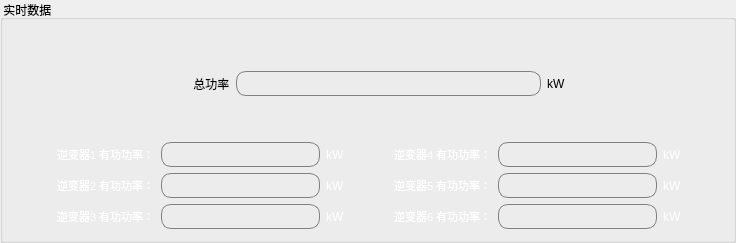
                   <widget class="QGroupBox" name="groupBox_2">
                    <property name="title">
                     <string> 实时数据</string>
                    </property>
                    <layout class="QGridLayout" name="gridLayout_5">
                     <item row="0" column="0">
                      <layout class="QVBoxLayout" name="verticalLayout_5" stretch="0,0,0,1">
                       <item>
                        <spacer name="verticalSpacer_4">
                         <property name="orientation">
                          <enum>Qt::Vertical</enum>
                         </property>
                         <property name="sizeHint" stdset="0">
                          <size>
                           <width>20</width>
                           <height>40</height>
                          </size>
                         </property>
                        </spacer>
                       </item>
                       <item>
                        <layout class="QHBoxLayout" name="horizontalLayout_21" stretch="2,4,1,1">
                         <item>
                          <spacer name="horizontalSpacer_2">
                           <property name="orientation">
                            <enum>Qt::Horizontal</enum>
                           </property>
                           <property name="sizeHint" stdset="0">
                            <size>
                             <width>40</width>
                             <height>20</height>
                            </size>
                           </property>
                          </spacer>
                         </item>
                         <item>
                          <layout class="QHBoxLayout" name="horizontalLayout_15">
                           <item>
                            <widget class="QLabel" name="label_17">
                             <property name="text">
                              <string> 总功率</string>
                             </property>
                            </widget>
                           </item>
                           <item>
                            <widget class="QLineEdit" name="lineEdit_p">
                             <property name="styleSheet">
                              <string notr="true">background-color: rgba(255, 255, 255, 0);
color: rgb(255, 255, 255);
border-radius:10px;border: 1px solid gray;font-size:18px;</string>
                             </property>
                             <property name="readOnly">
                              <bool>true</bool>
                             </property>
                            </widget>
                           </item>
                          </layout>
                         </item>
                         <item>
                          <widget class="QLabel" name="label_36">
                           <property name="text">
                            <string>kW</string>
                           </property>
                          </widget>
                         </item>
                         <item>
                          <spacer name="horizontalSpacer">
                           <property name="orientation">
                            <enum>Qt::Horizontal</enum>
                           </property>
                           <property name="sizeHint" stdset="0">
                            <size>
                             <width>40</width>
                             <height>20</height>
                            </size>
                           </property>
                          </spacer>
                         </item>
                        </layout>
                       </item>
                       <item>
                        <spacer name="verticalSpacer_5">
                         <property name="orientation">
                          <enum>Qt::Vertical</enum>
                         </property>
                         <property name="sizeHint" stdset="0">
                          <size>
                           <width>20</width>
                           <height>40</height>
                          </size>
                         </property>
                        </spacer>
                       </item>
                       <item>
                        <layout class="QHBoxLayout" name="horizontalLayout_2" stretch="0,0,0,0,0">
                         <item>
                          <spacer name="horizontalSpacer_32">
                           <property name="orientation">
                            <enum>Qt::Horizontal</enum>
                           </property>
                           <property name="sizeHint" stdset="0">
                            <size>
                             <width>40</width>
                             <height>20</height>
                            </size>
                           </property>
                          </spacer>
                         </item>
                         <item>
                          <layout class="QVBoxLayout" name="verticalLayout_9">
                           <item>
                            <layout class="QHBoxLayout" name="horizontalLayout_31">
                             <item>
                              <widget class="QLabel" name="label_78">
                               <property name="styleSheet">
                                <string notr="true">font-size: 11px;color: rgb(255, 255, 255);</string>
                               </property>
                               <property name="text">
                                <string> 逆变器1 有功功率：</string>
                               </property>
                              </widget>
                             </item>
                             <item>
                              <widget class="QLineEdit" name="lineEdit_1">
                               <property name="styleSheet">
                                <string notr="true">background-color: rgba(255, 255, 255, 0);
color: rgb(255, 255, 255);
border-radius:10px;border: 1px solid gray;font-size:18px;</string>
                               </property>
                               <property name="text">
                                <string/>
                               </property>
                               <property name="readOnly">
                                <bool>true</bool>
                               </property>
                              </widget>
                             </item>
                             <item>
                              <widget class="QLabel" name="label_79">
                               <property name="styleSheet">
                                <string notr="true">color: rgb(255, 255, 255);</string>
                               </property>
                               <property name="text">
                                <string>kW</string>
                               </property>
                              </widget>
                             </item>
                            </layout>
                           </item>
                           <item>
                            <layout class="QHBoxLayout" name="horizontalLayout_32">
                             <item>
                              <widget class="QLabel" name="label_80">
                               <property name="styleSheet">
                                <string notr="true">color: rgb(255, 255, 255);font-size: 11px;</string>
                               </property>
                               <property name="text">
                                <string> 逆变器2 有功功率：</string>
                               </property>
                              </widget>
                             </item>
                             <item>
                              <widget class="QLineEdit" name="lineEdit_2">
                               <property name="styleSheet">
                                <string notr="true">background-color: rgba(255, 255, 255, 0);
color: rgb(255, 255, 255);
border-radius:10px;border: 1px solid gray;font-size:18px;</string>
                               </property>
                               <property name="text">
                                <string/>
                               </property>
                               <property name="readOnly">
                                <bool>true</bool>
                               </property>
                              </widget>
                             </item>
                             <item>
                              <widget class="QLabel" name="label_81">
                               <property name="styleSheet">
                                <string notr="true">color: rgb(255, 255, 255);</string>
                               </property>
                               <property name="text">
                                <string>kW</string>
                               </property>
                              </widget>
                             </item>
                            </layout>
                           </item>
                           <item>
                            <layout class="QHBoxLayout" name="horizontalLayout_44">
                             <item>
                              <widget class="QLabel" name="label_82">
                               <property name="styleSheet">
                                <string notr="true">color: rgb(255, 255, 255);font-size: 11px;</string>
                               </property>
                               <property name="text">
                                <string> 逆变器3 有功功率：</string>
                               </property>
                              </widget>
                             </item>
                             <item>
                              <widget class="QLineEdit" name="lineEdit_3">
                               <property name="styleSheet">
                                <string notr="true">background-color: rgba(255, 255, 255, 0);
color: rgb(255, 255, 255);
border-radius:10px;border: 1px solid gray;font-size:18px;</string>
                               </property>
                               <property name="readOnly">
                                <bool>true</bool>
                               </property>
                              </widget>
                             </item>
                             <item>
                              <widget class="QLabel" name="label_83">
                               <property name="styleSheet">
                                <string notr="true">color: rgb(255, 255, 255);</string>
                               </property>
                               <property name="text">
                                <string>kW</string>
                               </property>
                              </widget>
                             </item>
                            </layout>
                           </item>
                          </layout>
                         </item>
                         <item>
                          <spacer name="horizontalSpacer_31">
                           <property name="orientation">
                            <enum>Qt::Horizontal</enum>
                           </property>
                           <property name="sizeHint" stdset="0">
                            <size>
                             <width>40</width>
                             <height>20</height>
                            </size>
                           </property>
                          </spacer>
                         </item>
                         <item>
                          <layout class="QVBoxLayout" name="verticalLayout_10">
                           <item>
                            <layout class="QHBoxLayout" name="horizontalLayout_45">
                             <item>
                              <widget class="QLabel" name="label_84">
                               <property name="styleSheet">
                                <string notr="true">color: rgb(255, 255, 255);font-size: 11px;</string>
                               </property>
                               <property name="text">
                                <string> 逆变器4 有功功率：</string>
                               </property>
                              </widget>
                             </item>
                             <item>
                              <widget class="QLineEdit" name="lineEdit_4">
                               <property name="styleSheet">
                                <string notr="true">background-color: rgba(255, 255, 255, 0);
color: rgb(255, 255, 255);
border-radius:10px;border: 1px solid gray;font-size:18px;</string>
                               </property>
                               <property name="readOnly">
                                <bool>true</bool>
                               </property>
                              </widget>
                             </item>
                             <item>
                              <widget class="QLabel" name="label_85">
                               <property name="styleSheet">
                                <string notr="true">color: rgb(255, 255, 255);</string>
                               </property>
                               <property name="text">
                                <string>kW</string>
                               </property>
                              </widget>
                             </item>
                            </layout>
                           </item>
                           <item>
                            <layout class="QHBoxLayout" name="horizontalLayout_46">
                             <item>
                              <widget class="QLabel" name="label_86">
                               <property name="styleSheet">
                                <string notr="true">color: rgb(255, 255, 255);font-size: 11px;</string>
                               </property>
                               <property name="text">
                                <string> 逆变器5 有功功率：</string>
                               </property>
                              </widget>
                             </item>
                             <item>
                              <widget class="QLineEdit" name="lineEdit_5">
                               <property name="styleSheet">
                                <string notr="true">background-color: rgba(255, 255, 255, 0);
color: rgb(255, 255, 255);
border-radius:10px;border: 1px solid gray;font-size:18px;</string>
                               </property>
                               <property name="readOnly">
                                <bool>true</bool>
                               </property>
                              </widget>
                             </item>
                             <item>
                              <widget class="QLabel" name="label_87">
                               <property name="styleSheet">
                                <string notr="true">color: rgb(255, 255, 255);</string>
                               </property>
                               <property name="text">
                                <string>kW</string>
                               </property>
                              </widget>
                             </item>
                            </layout>
                           </item>
                           <item>
                            <layout class="QHBoxLayout" name="horizontalLayout_47">
                             <item>
                              <widget class="QLabel" name="label_88">
                               <property name="styleSheet">
                                <string notr="true">color: rgb(255, 255, 255);font-size: 11px;</string>
                               </property>
                               <property name="text">
                                <string> 逆变器6 有功功率：</string>
                               </property>
                              </widget>
                             </item>
                             <item>
                              <widget class="QLineEdit" name="lineEdit_6">
                               <property name="styleSheet">
                                <string notr="true">background-color: rgba(255, 255, 255, 0);
color: rgb(255, 255, 255);
border-radius:10px;border: 1px solid gray;font-size:18px;</string>
                               </property>
                               <property name="readOnly">
                                <bool>true</bool>
                               </property>
                              </widget>
                             </item>
                             <item>
                              <widget class="QLabel" name="label_89">
                               <property name="styleSheet">
                                <string notr="true">color: rgb(255, 255, 255);</string>
                               </property>
                               <property name="text">
                                <string>kW</string>
                               </property>
                              </widget>
                             </item>
                            </layout>
                           </item>
                          </layout>
                         </item>
                         <item>
                          <spacer name="horizontalSpacer_33">
                           <property name="orientation">
                            <enum>Qt::Horizontal</enum>
                           </property>
                           <property name="sizeHint" stdset="0">
                            <size>
                             <width>40</width>
                             <height>20</height>
                            </size>
                           </property>
                          </spacer>
                         </item>
                        </layout>
                       </item>
                      </layout>
                     </item>
                    </layout>
                   </widget>
